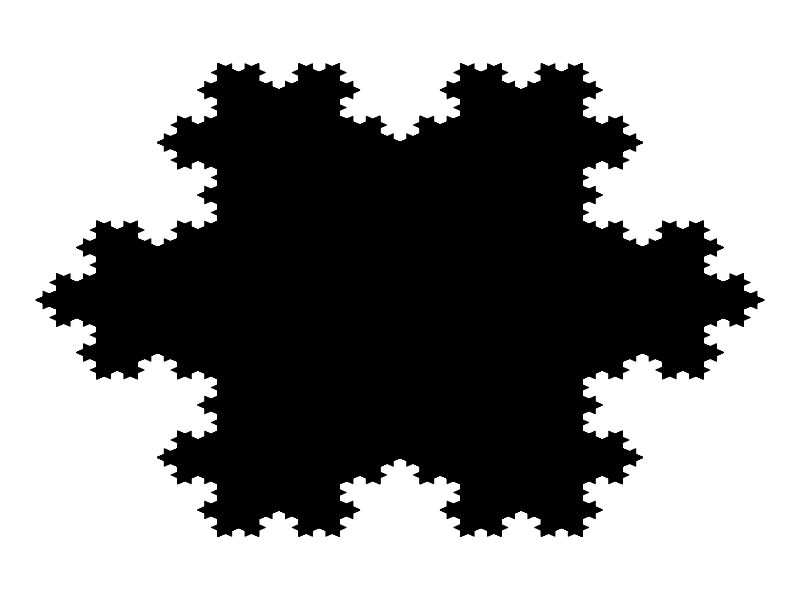

Generate this figure with R:
LongiFractal = function(perimetro, iteraciones){
  iteraciones = iteraciones + 1
  valores = c(1:iteraciones)
  for (i in valores) {
    if(i == 1){
      valores[i] = perimetro
    }
    else{
      valores[i] = (4/3)*valores[i-1]
    }
  }
    return (valores)
}

iteraciones = 2460
perimetro = 9
iteGrafica = 4
valores = LongiFractal(perimetro, iteraciones)
print(valores[iteraciones])



# x = c(-2, 0, 2, 3, 4, 6, 7, 5, 8, 9, 10, 13, 11, 12, 14, 15, 16, 18, 20)
# y = c(1, 1, 1, 3, 1, 1, 3, 4.5, 5, 7, 5, 4.5, 3, 1, 1, 3, 1, 1, 1)
# plot(x,y,type="l",bty="L",xlab="X",ylab="Y")
# points(x,y,type="o",col="Red")




## GRAFICACION FUENTE ENCONTRADA EN INTERNET


KochSnowflakeExample <- function(n,length){
  
  
  
  iterate <- function(T,i){
    A = T[ ,1]; B=T[ ,2]; C = T[,3];
    if (i == 1){
      d = (A + B)/2; h = (C-d); d = d-(1/3)*h;
      e = (2/3)*B + (1/3)*A; f = (1/3)*B + (2/3)*A;
    }
    
    if (i == 2){
      d = B; e = (2/3)*B + (1/3)*C; f = (2/3)*B + (1/3)*A;
    }
    
    if (i == 3){
      d = (B + C)/2; h = (A-d); d = d-(1/3)*h;
      e = (2/3)*C + (1/3)*B; f = (1/3)*C + (2/3)*B;
    }
    
    if (i == 4){
      d = C; e = (2/3)*C + (1/3)*A; f = (2/3)*C + (1/3)*B;
    }
    
    if (i == 5){
      d = (A + C)/2; h = (B-d); d = d-(1/3)*h;
      e = (2/3)*A + (1/3)*C; f = (1/3)*A + (2/3)*C;
    }
    
    if (i == 6){
      d = A; e = (2/3)*A + (1/3)*C; f = (2/3)*A + (1/3)*B;
    }
    
    if (i == 0){
      d = A; e = B; f = C;
    }
    
    Tnew = cbind(d,e,f)
    return(Tnew); #Return a smaller triangle.
  }
  
  draw <- function(T, col=rgb(0,0,0),border=rgb(0,0,0)){
    polygon(T[1,],T[2,],col=col,border=border)
  }
  
  Iterate = function(T,v,col=rgb(0,0,0),border=rgb(0,0,0)){
    for (i in v) T = iterate(T,i);
    draw(T,col=col,border=border);
  }
  ciclos<-function(T0,Nmax,vector,nActual){
    
    for(i in 0:6){
      vector[nActual]=i
      if(nActual<Nmax){
        ciclos(T0,Nmax,vector,nActual+1)
      }else{
        Iterate(T0,vector)
      }
    }
  }
  
  #The vertices of the initial triangle:
  A = matrix(c(1,0),2,1);
  B = matrix(c(cos(2*pi/3), sin(2*pi/3)),2,1);
  C = matrix(c(cos(2*pi/3),-sin(2*pi/3)),2,1);
  T0 = cbind(A,B,C);
  
  plot(numeric(0),xlim=c(-1.1,1.1),ylim=c(-1.1,1.1),axes=FALSE,frame=FALSE,ann=FALSE);
  par(mar=c(0,0,0,0),bg=rgb(1,1,1));
  par(usr=c(-1.1,1.1,-1.1,1.1));
  
  
  
  for(a in 0:n){
    pActual<-3*length*(4/3)^a
    print(pActual)
    
  }
  
  #Draw snowflake:
  vector<-c()
  if(n==0){
    Iterate(T0,c(0))
  }else{
    ciclos(T0,n,vector,1)
  }
}
KochSnowflakeExample(iteGrafica,perimetro/3)#Run the example



